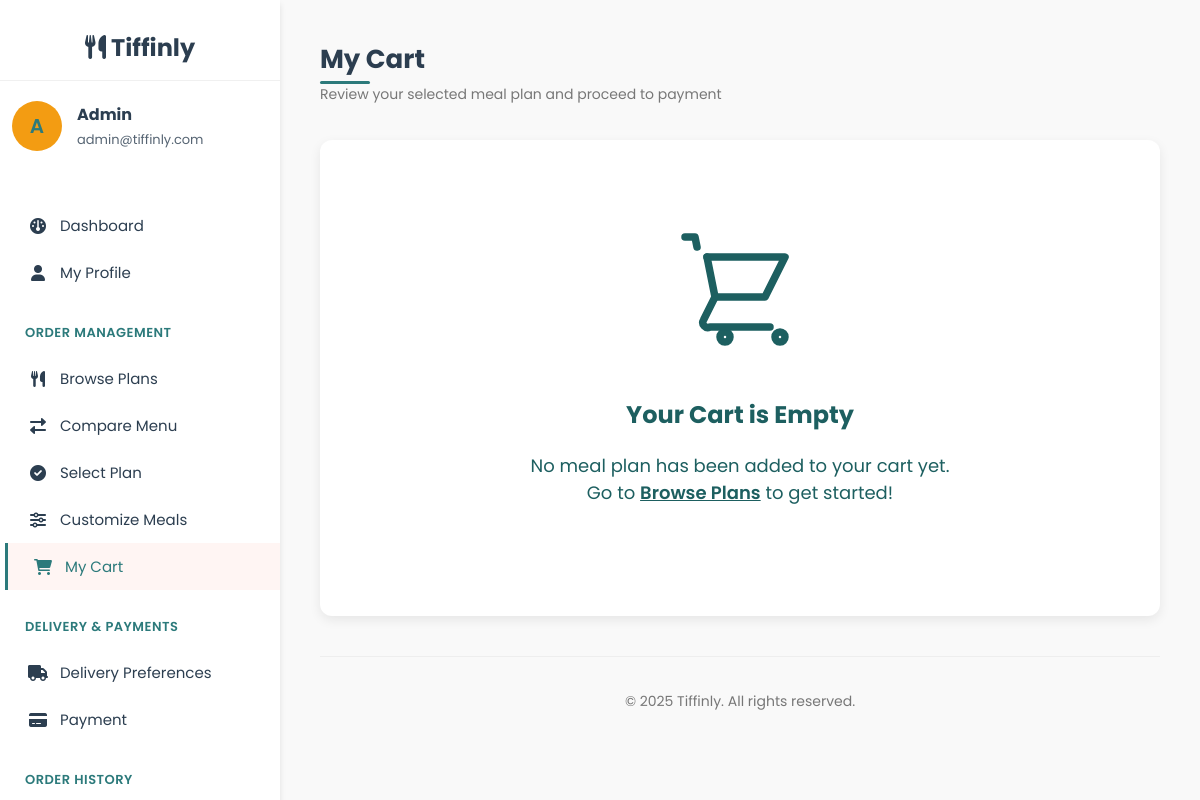
The app's page /user/cart.php (signed in) with its own data.
### tables this page shows
CREATE TABLE `users` (
  `user_id` int(11) NOT NULL,
  `name` varchar(100) NOT NULL,
  `email` varchar(100) NOT NULL,
  `password` varchar(255) NOT NULL,
  `phone` varchar(15) DEFAULT NULL,
  `role` enum('user','admin','delivery') DEFAULT 'user',
  `created_at` timestamp NOT NULL DEFAULT current_timestamp(),
  `security_question` varchar(255) NOT NULL,
  `security_answer` varchar(255) NOT NULL
);

### user/cart.php (the view, shortened to what this page needs)
<?php
include('../config/db_connect.php');
$user_id = $_SESSION['user_id'];
$user_query = $conn->prepare("SELECT name, email FROM users WHERE user_id = ?");
$user_query->bind_param("i", $user_id);
$user_query->execute();
$user_result = $user_query->get_result();
$user = $user_result->fetch_assoc();
$plan_selection = null;
$meals = [];
function cart_empty_svg() {
    return '<svg width="120" height="120" viewBox="0 0 24 24" fill="none" stroke="#1D5F60" stroke-width="1.5" stroke-linecap="round" stroke-linejoin="round"><circle cx="9" cy="21" r="1"/><circle cx="20" cy="21" r="1"/><path d="M1 1h2l.4 2M7 13h10l4-8H5.4"/><path d="M7 13L5.4 5M7 13l-2.3 4.6A1 1 0 0 0 6 19h12"/></svg>';
}
?>
<!DOCTYPE html>
<html lang="en">
<head>
    <link rel="stylesheet" href="https://cdnjs.cloudflare.com/ajax/libs/font-awesome/6.0.0-beta3/css/all.min.css">
    <link rel="stylesheet" href="user_css/user_dashboard_style.css">
</head>
<body>
<div class="dashboard-container">
    <div class="sidebar">
        <div class="sidebar-header"><i class="fas fa-utensils"></i>&nbsp;Tiffinly</div>
        <div class="user-profile">
            <div class="user-avatar">
                <?php echo strtoupper(substr($user['name'], 0, 1)); ?>
            </div>
            <div class="user-info">
                <h4><?php echo htmlspecialchars($user['name']); ?></h4>
                <p><?php echo htmlspecialchars($user['email']); ?></p>
            </div>
        </div>
        <div class="sidebar-menu">
            <a href="user_dashboard.php" class="menu-item"><i class="fas fa-dashboard"></i> Dashboard</a>
            <a href="profile.php" class="menu-item"><i class="fas fa-user"></i> My Profile</a>
            <div class="menu-category">Order Management</div>
            <a href="browse_plans.php" class="menu-item"><i class="fas fa-utensils"></i> Browse Plans</a>
            <a href="compare_plans.php" class="menu-item"><i class="fas fa-exchange-alt"></i> Compare Menu</a>
            <a href="select_plan.php" class="menu-item"><i class="fas fa-check-circle"></i> Select Plan</a>
            <a href="customize_meals.php" class="menu-item"><i class="fas fa-sliders-h"></i> Customize Meals</a>
            <a href="cart.php" class="menu-item active"><i class="fas fa-shopping-cart"></i> My Cart</a>
            <div class="menu-category">Delivery & Payments</div>
            <a href="delivery_preferences.php" class="menu-item"><i class="fas fa-truck"></i> Delivery Preferences</a>
            <a href="payment.php" class="menu-item"><i class="fas fa-credit-card"></i> Payment</a>
            <div class="menu-category">Order History</div>
        </div>
    </div>
    <div class="main-content cart-main">
        <div class="header">
            <div class="welcome-message">
                <h1>My Cart</h1>
                <p class="subtitle">Review your selected meal plan and proceed to payment</p>
            </div>
        </div>
        <div class="cart-box">
            <?php if ($plan_selection): ?>
                <div class="plan-title"><i class="fas fa-utensils"></i> <?php echo ucfirst(htmlspecialchars($plan_selection['plan_type'])); ?>&nbsp Plan </div>
                <table class="cart-table">
                    <tr><th>Start Date</th><td><?php echo date('F j, Y', strtotime($plan_selection['start_date'])); ?></td></tr>
                    <tr><th>End Date</th><td><?php echo date('F j, Y', strtotime($plan_selection['end_date'])); ?></td></tr>
                    <tr><th>Schedule</th><td><?php echo htmlspecialchars($plan_selection['schedule']); ?></td></tr>
                    <tr><th>Duration</th><td>
                    <?php
                    $start = strtotime($plan_selection['start_date']);
                    $end = strtotime($plan_selection['end_date']);
                    $schedule = strtolower($plan_selection['schedule']);
                    $duration_days = 0;
                    for ($d = $start; $d <= $end; $d += 86400) {
                        $dayOfWeek = date('N', $d);
                        if ($schedule === 'weekdays' && $dayOfWeek >= 1 && $dayOfWeek <= 5) {
                            $duration_days++;
                        } elseif ($schedule === 'extended' && $dayOfWeek >= 1 && $dayOfWeek <= 6) {
                            $duration_days++;
                        } elseif ($schedule === 'full week') {
                            $duration_days++;
                        }
                    }
                    echo $duration_days . ' days';
                    ?>
                    </td></tr>
                    <tr><th>Final Price</th><td>₹<?php echo number_format($plan_selection['final_price'], 2); ?></td></tr>
                </table>
                <div class="button-group">
                    <div class="details-toggle">
                        <button type="button" class="unified-btn details-btn-style" id="show-details-btn">
                            <i class="fas fa-info-circle"></i> Show Details
                        </button>
                    </div>
                    <div>
                        <a href="cart.php?action=remove&subscription_id=<?php echo $plan_selection['subscription_id']; ?>"
                           class="unified-btn remove-btn-style"
                           onclick="return confirm('Are you sure you want to remove this plan from your cart?');">
                           <i class="fas fa-trash"></i> Remove Plan
                        </a>
                    </div>
                </div>
                <div id="meal-details-container">
                    <h3 style="margin-top:28px;">Your Meal Schedule</h3>
                    <table class="cart-table">
                        <thead><tr><th>Day</th><th>Breakfast</th><th>Lunch</th><th>Dinner</th></tr></thead>
                        <tbody>
                        <?php
                        $schedule = strtolower($plan_selection['schedule']);
                        $all_days = ["Monday", "Tuesday", "Wednesday", "Thursday", "Friday", "Saturday", "Sunday"];
                        $visible_days = $all_days;
                        if ($schedule === 'weekdays') {
                            $visible_days = array_slice($all_days, 0, 5);
                        } elseif ($schedule === 'extended') {
                            $visible_days = array_slice($all_days, 0, 6);
                        }
                        if ($plan_selection['plan_type'] === 'premium') {
                            foreach ($visible_days as $day) {
                                echo '<tr><td>' . $day . '</td>';
                                echo '<td>' . htmlspecialchars($meals[$day]['Breakfast'] ?? '-') . '</td>';
                                echo '<td>' . htmlspecialchars($meals[$day]['Lunch'] ?? '-') . '</td>';
                                echo '<td>' . htmlspecialchars($meals[$day]['Dinner'] ?? '-') . '</td>';
                                echo '</tr>';
                            }
                        } else {
                            $option_type = $plan_selection['option_type'] ?? 'veg';
                            $plan_id = $plan_selection['plan_id'];
                            $meal_sql = "SELECT pm.day_of_week, pm.meal_type, m.meal_name, mc.option_type FROM plan_meals pm JOIN meals m ON pm.meal_id = m.meal_id JOIN meal_categories mc ON m.category_id = mc.category_id WHERE pm.plan_id = ?";
                            $stmt = $conn->prepare($meal_sql);
                            $stmt->bind_param("i", $plan_id);
                            $stmt->execute();
                            $result = $stmt->get_result();
                            $basic_meals = [];
                            while ($row = $result->fetch_assoc()) {
                                $basic_meals[$row['day_of_week']][$row['meal_type']][] = ['name' => $row['meal_name'], 'type' => $row['option_type']];
                            }
                            $stmt->close();
                            foreach ($visible_days as $day) {
                                $db_day = strtoupper($day);
                                echo '<tr><td>' . $day . '</td>';
                                foreach (["Breakfast", "Lunch", "Dinner"] as $time) {
                                    $slot_meals = $basic_meals[$db_day][$time] ?? [];
                                    $meal_to_show = '-';
                                    $found_non_veg = false;
                                    if ($option_type === 'non_veg') {
                                        foreach ($slot_meals as $meal) {
                                            if ($meal['type'] === 'non_veg') {
                                                $meal_to_show = htmlspecialchars($meal['name']);
                                                $found_non_veg = true;
                                                break;
                                            }
                                        }
                                        if (!$found_non_veg) {
                                            foreach ($slot_meals as $meal) {
                                                if ($meal['type'] === 'veg') {
                                                    $meal_to_show = htmlspecialchars($meal['name']);
                                                    break;
                                                }
                                            }
                                        }
                                    } else if ($option_type === 'veg') {
                                        foreach ($slot_meals as $meal) {
                                            if ($meal['type'] === 'veg') {
                                                $meal_to_show = htmlspecialchars($meal['name']);
                                                break;
                                            }
                                        }
                                    }
                                    echo '<td>' . $meal_to_show . '</td>';
                                }
                                echo '</tr>';
                            }
                        }
                        ?>
                        </tbody>
                    </table>
                </div>
                <div class="button-group" style="justify-content: center; border-top: 1px solid #eee; padding-top: 20px; margin-top: 20px;">
                    <a href="delivery_preferences.php?subscription_id=<?php echo $plan_selection['subscription_id']; ?>" class="unified-btn confirm-btn-style">
                        <i class="fas fa-truck"></i> Set delivery preferences
                    </a>
                </div>
            <?php else: ?>
                <div class="cart-empty">
                    <?php echo cart_empty_svg(); ?>
                    <h2>Your Cart is Empty</h2>
                    <p style="font-size:18px;">No meal plan has been added to your cart yet.<br>Go to <a href="browse_plans.php" style="color:#1D5F60;font-weight:600;">Browse Plans</a> to get started!</p>
                </div>
            <?php endif; ?>
        </div>
        <footer style="text-align: center; padding: 20px; margin-top: 40px; color: #777; font-size: 14px; border-top: 1px solid #eee;">
            <p>&copy; 2025 Tiffinly. All rights reserved.</p>
        </footer>
    </div>
</div>
</body>
</html>

### user/user_css/user_dashboard_style.css (style rules this page uses)
:root { --primary-color: #2C7A7B; --secondary-color: #F39C12; --accent-color: #F1C40F; --dark-color: #2C3E50; --light-color: #F9F9F9; --success-color: #27AE60; --rating-color: #FF9529; --shadow-sm: 0 1px 3px rgba(0,0,0,0.12); --shadow-md: 0 4px 6px rgba(0,0,0,0.1); --shadow-lg: 0 10px 25px rgba(0,0,0,0.1); --transition-fast: all 0.2s ease; --transition-medium: all 0.3s ease; --transition-slow: all 0.5s ease; }
body { font-family: 'Poppins', sans-serif; margin: 0; padding: 0; background-color: var(--light-color); color: var(--dark-color); overflow-x: hidden; }
.dashboard-container { display: grid; grid-template-columns: 280px 1fr; min-height: 100vh; height: 100vh; overflow: hidden; }
.sidebar { background-color: white; box-shadow: var(--shadow-md); padding: 30px 0; position: sticky; top: 0; z-index: 10; animation: slideInLeft 0.6s ease-out; height: 100vh; overflow-y: auto; }
.main-content { padding: 35px; background-color: var(--light-color); animation: fadeIn 0.8s ease-out; height: 100vh; overflow-y: auto; }
.sidebar-header { font-family: 'Poppins', sans-serif; font-weight: 700; font-size: 24px; padding: 0 25px 15px; border-bottom: 1px solid #f0f0f0; text-align: center; animation: fadeIn 0.8s ease-out; }
.user-profile { display: flex; align-items: center; padding: 0 12px 20px; border-bottom: 1px solid rgba(255,255,255,0.1); margin-top:20px; margin-bottom: 5px; }
.user-avatar { width: 50px; height: 50px; border-radius: 50%; background-color: #F39C12; display: flex; align-items: center; justify-content: center; margin-right: 15px; font-size: 20px; font-weight: 600; color: var(--primary-color); }
.user-info h4 { margin: 0; font-size: 16px; }
.user-info p { margin: 3px 0 0; font-size: 13px; opacity: 0.8; }
.sidebar-menu { padding: 25px 0; }
.menu-category { color: var(--primary-color); font-size: 13px; font-weight: 600; text-transform: uppercase; letter-spacing: 0.5px; padding: 12px 25px; margin-top: 15px; animation: fadeIn 0.6s ease-out; }
.menu-item { padding: 12px 25px; display: flex; align-items: center; color: var(--dark-color); text-decoration: none; transition: var(--transition-medium); font-size: 15px; border-left: 3px solid transparent; position: relative; overflow: hidden; }
.menu-item:before { content: ''; position: absolute; top: 0; left: -100%; width: 100%; height: 100%; background: linear-gradient(90deg, transparent, rgba(44, 122, 123, 0.1), transparent); transition: var(--transition-medium); }
.menu-item:hover, .menu-item.active { background-color: #FFF5F3; color: var(--primary-color); border-left: 3px solid var(--primary-color); transform: translateX(5px); }
.menu-item i { margin-right: 12px; font-size: 16px; width: 20px; text-align: center; transition: var(--transition-fast); }
.header { display: flex; justify-content: space-between; align-items: center; margin-bottom: 35px; animation: slideInRight 0.6s ease-out; }
.welcome-message h1 { font-size: 26px; margin: 0; color: var(--dark-color); position: relative; display: inline-block; }
.welcome-message h1:after { content: ''; position: absolute; bottom: -5px; left: 0; width: 50px; height: 3px; background-color: var(--primary-color); border-radius: 3px; transition: var(--transition-medium); }
.welcome-message p { margin: 5px 0 0; color: #777; font-size: 14px; transition: var(--transition-medium); }
.main-content { padding: 30px; }

### user/cart.php (style rules this page uses)
.cart-main { padding: 40px; }
.cart-box { background: #fff; border-radius: 12px; box-shadow: 0 4px 12px rgba(0,0,0,0.08); padding: 32px; }
.cart-empty { text-align: center; padding: 60px 30px; color: #1D5F60; }
.cart-empty svg { margin-bottom: 18px; }

### records on screen
users: name "A", name "Admin", email "admin@tiffinly.com"
